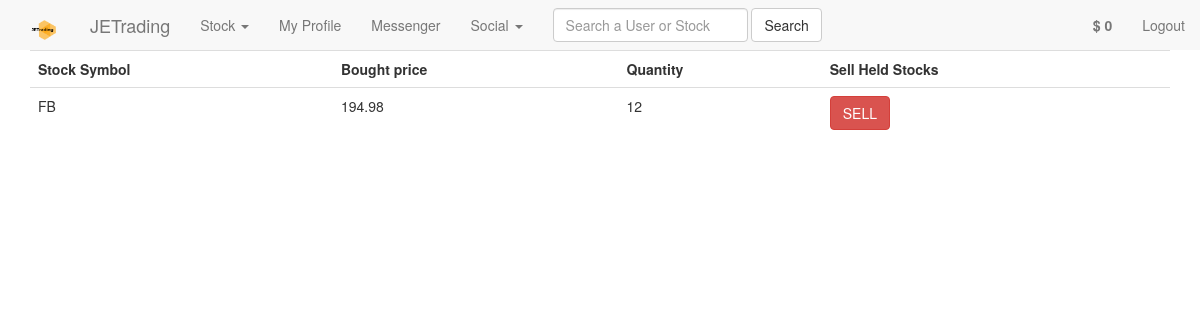
The app's page /Stock_held/currentHolding (signed in) with its own data.
### tables this page shows
CREATE TABLE `user` (
  `user_id` int(11) NOT NULL,
  `user_name` varchar(30) DEFAULT NULL,
  `password_hash` varchar(100) DEFAULT NULL,
  `email` varchar(50) DEFAULT NULL,
  `login_token` int(11) DEFAULT NULL,
  `biography` text,
  `privacy_flag` tinyint(1) DEFAULT NULL,
  `money` decimal(8,2) DEFAULT NULL
);

CREATE TABLE `stock_held` (
  `stock_held_id` int(11) NOT NULL,
  `stock_id` int(11) DEFAULT NULL,
  `stock_symbol` varchar(15) DEFAULT NULL,
  `user_id` int(11) DEFAULT NULL,
  `bought_price` decimal(8,2) DEFAULT NULL,
  `sold_price` decimal(8,2) DEFAULT NULL,
  `quantity` int(11) DEFAULT NULL
);

### htdocs/app/core/App.php (called while the page is built, shortened)
<?php
class App
{
	protected $method = 'index';
	public function __construct(){
		$url = $this->parseURL();
		unset($url[0]);
		$this->controller = new $this->controller();
		if(isset($url[1])){
			if(method_exists($this->controller, $url[1])){
				$this->method = $url[1];
			}
			unset($url[1]);
		}
		$this->params = $url ? array_values($url) : [];
		call_user_func_array([$this->controller, $this->method], $this->params);
	}
	public function parseUrl(){
		if(isset($_GET['url'])){
			return explode('/', filter_var(rtrim($_GET['url'], '/'), FILTER_SANITIZE_URL));
		}
	}
}
?>

### htdocs/index.php (called while the page is built, shortened)
<?php
$app = new App();
?>

### htdocs/app/core/Model.php (called while the page is built, shortened)
<?php
class Model{
	public function __construct()
    {
        $server = 'localhost';
        $DBName = 'jetdb';
        $user = 'root';
        $pass = '';
    }
}
?>

### htdocs/app/models/User.php (called while the page is built, shortened)
<?php
class User extends Model{
    public function get($user_id)
    {
        $stmt = self::$_connection->prepare("SELECT * FROM user WHERE user_id = :user_id");
        $stmt->execute(['user_id'=>$user_id]);
        $stmt->setFetchMode(PDO::FETCH_CLASS, 'User');
        return $stmt->fetch();
    }
}

### htdocs/app/models/Stock_held.php (called while the page is built, shortened)
<?php
class Stock_held extends Model{
    public function getCurrentHoldings($user_id){
        $stmt = self::$_connection->prepare(
            "SELECT * FROM stock_held
             WHERE bought_price IS NOT NULL
             AND user_id = :user_id");
        $stmt->execute(['user_id'=>$user_id]);
        $stmt->setFetchMode(PDO::FETCH_CLASS, 'stock_held');
        return $stmt->fetchAll();
    }
}
?>

### htdocs/app/views/Stock_held/current_holding.php (the view, shortened to what this page needs)
<!DOCTYPE html>
<html>
<head>
</head>
<body>
	<div class="container">
	<table class="table">
			<tr>
				<th>Stock Symbol</th>
				<th>Bought price</th>
				<th>Quantity</th>
				<th>Sell Held Stocks</th>
			</tr>
			<?php
				foreach($model as $stock_held){
					echo "<tr>
							<td>$stock_held->stock_symbol</td>
							<td>$stock_held->bought_price</td>
							<td>$stock_held->quantity</td>
							<td><form method='post'>
								<input
							  	  type='text'
							      name='stock_held_id'
							  	  style='display: none'
							      value='$stock_held->stock_held_id' />
								<input type='submit' name='sellStock' value='SELL'
								class='btn btn-danger' />
							</form></td>
						</tr>";
				}
			?>
</table>
</div>
</body>
</html>

### htdocs/app/views/Global/logged_in_nav.php (shortened to what this page needs)
<nav class="navbar-default">
  <div class="container-fluid">
    <div class="navbar-header">
   	  <a class="navbar-brand" href="/Forum/index">
	    <img src="/app/icons/jetrading-1.png" width="30" height="30" alt="">
	  </a>
      <a class="navbar-brand" href="/Forum/index">JETrading</a>
    </div>
    <ul class="nav navbar-nav">
      <li class="dropdown">
        <a class="dropdown-toggle" data-toggle="dropdown" href="/Forum/index">Stock
        <span class="caret"></span></a>
      </li>
      <li><a href="/Default/edit/<?php echo $_SESSION['user_id'] ?>">My Profile</a></li>
      <li><a href="/Message/index/<?php echo $_SESSION['user_id'] ?>">Messenger</a></li>
      <li class="dropdown">
        <a class="dropdown-toggle" data-toggle="dropdown" href="#">Social
        <span class="caret"></span></a>
      </li>
    </ul>
    <ul class="nav navbar-nav navbar-right">
      <li>
      	<a style="font-weight:bold" .disabled>
	      	$ <?php
	      		require_once 'app/models/User.php';
	      		 echo number_format($this->getCurrentUserMoney());
	      	?>
      	</a>
      </li>
      <li><a href="/Login/logout">Logout</a></li>
    </ul>
    <form class="navbar-form navbar-left" method="post" action="../../Global/search">
      <div class="form-group">
        <input type="text" class="form-control" placeholder="Search a User or Stock" name="search">
      </div>
      <input type='submit' class="btn btn-default" name='searchAction' value='Search'  />
    </form>
  </div>
</nav>

### records on screen
user: money "0"
stock_held: stock_symbol "FB", bought_price "194.98", quantity "12"
